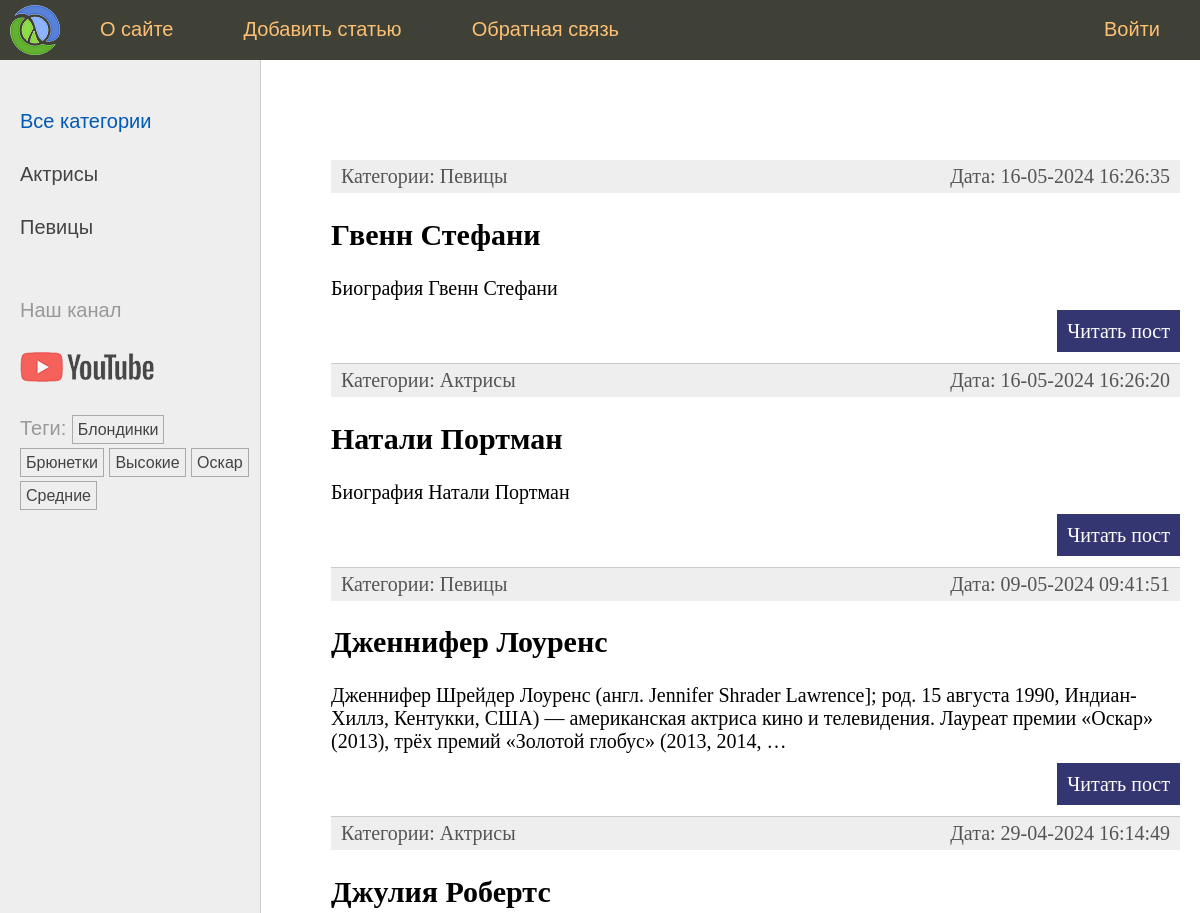
Before: / (upper part) with the older database file.
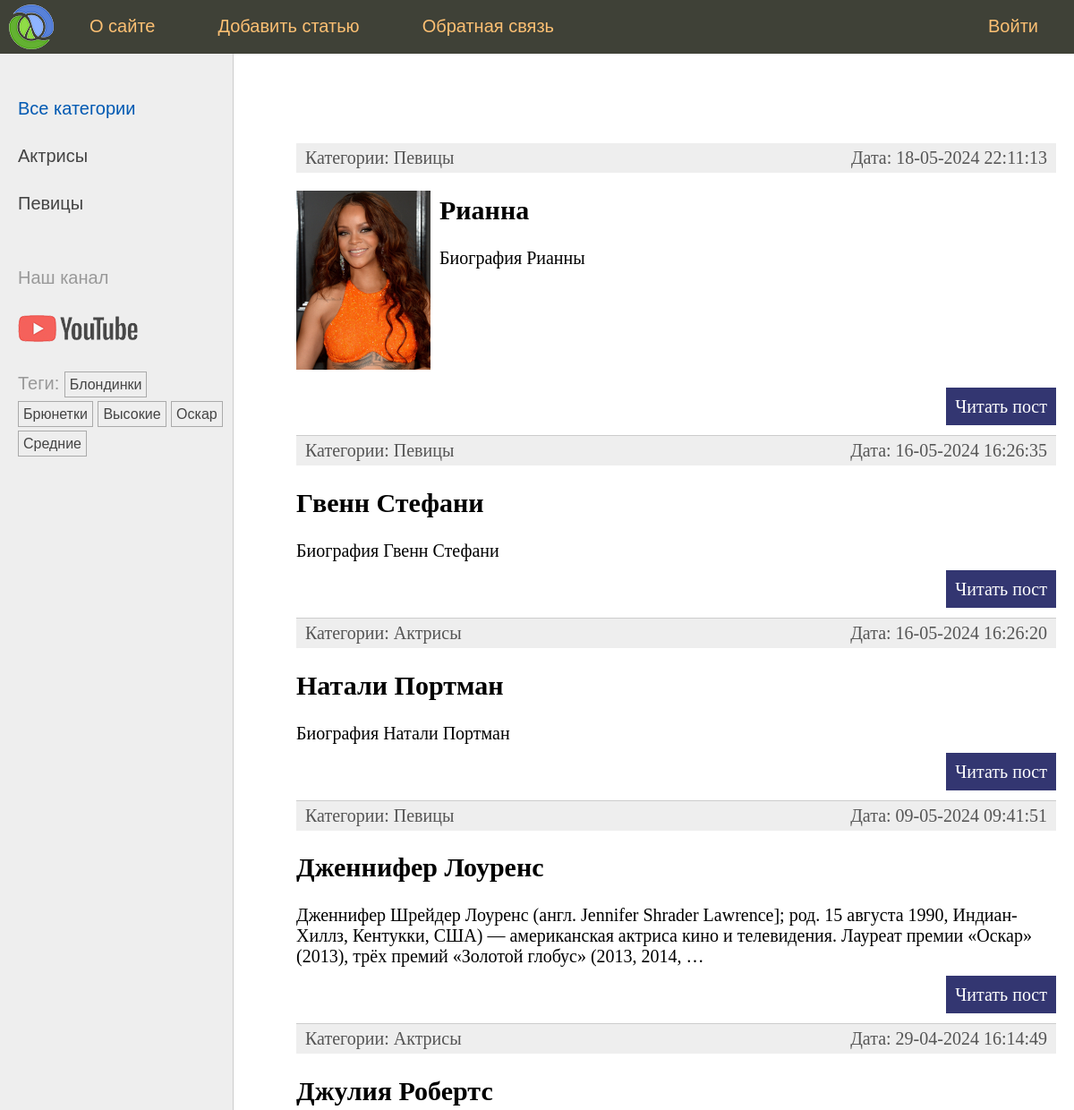
After: the same page with the newer database file.
### women/models.py (models this page shows, shortened)
class Category(models.Model):
    name = models.CharField(max_length=100, db_index=True, verbose_name="Категория")
    slug = models.SlugField(max_length=255, db_index=True, unique=True, verbose_name="Slug")
    class Meta:
        verbose_name = "Категория"
        verbose_name_plural = "Категории"
    def get_absolute_url(self):
        return reverse('category', kwargs={'cat_slug': self.slug})

class TagPost(models.Model):
    tag = models.CharField(max_length=100, db_index=True)
    slug = models.SlugField(max_length=255, unique=True, db_index=True)
    def get_absolute_url(self):
        return reverse('tag', kwargs={'tag_slug': self.slug})

class Women(models.Model):
    class Status(models.IntegerChoices):
        DRAFT = 0, "Черновик"
        PUBLISHED = 1, "Опубликовано"
    title = models.CharField(max_length=255, verbose_name="Заголовок")
    content = models.TextField(blank=True, verbose_name="Текст статьи")
    slug = models.SlugField(max_length=255, unique=True, db_index=True, verbose_name="Slug")
    photo = models.ImageField(upload_to='photos/%Y/%m/%d', default=None, blank=True, null=True, verbose_name="Фото")
    time_create = models.DateTimeField(auto_now_add=True, verbose_name="Время создания")
    time_update = models.DateTimeField(auto_now=True, verbose_name="Время изменения")
    is_published = models.BooleanField(choices=tuple(map(lambda x: (bool(x[0]), x[1]), Status.choices)),
                                       default=Status.DRAFT, verbose_name="Статус")
    cat = models.ForeignKey(to='Category', on_delete=models.PROTECT, related_name='posts', verbose_name="Категории")
    tags = models.ManyToManyField(to='TagPost', blank=True, related_name='womens', verbose_name="Теги")
    husband = models.OneToOneField(to='Husband', on_delete=models.SET_NULL, blank=True, null=True,
                                   related_name='woman', verbose_name="Муж")
    objects = models.Manager()
    published = PublishedManager()
    class Meta:
        verbose_name = "Известные женщины"
        verbose_name_plural = "Известные женщины"
        ordering = ["-time_create"]
        indexes = [
            models.Index(fields=["-time_create"])
        ]
    def get_absolute_url(self):
        return reverse('post', kwargs={'post_slug': self.slug})

### women/views.py (the view)
# urls.py: path("", views.index, name='home'),
def index(request: HttpRequest) -> HttpResponse:
    posts = Women.published.all().select_related("cat")
    data = {
        "title": "Главная страница",
        "menu": menu,
        "posts": posts,
        "cat_selected": 0,
    }
    return render(request, "women/index.html", context=data)

### women/models.py (called while the page is built)
    def get_queryset(self):
        return super().get_queryset().filter(is_published=Women.Status.PUBLISHED)

### women/templatetags/women_tags.py (called while the page is built)
@register.inclusion_tag('women/list_categories.html')
def show_category(cat_selected=0):
    cats = Category.objects.annotate(total=Count("posts")).filter(total__gt=0)
    return {'cats': cats, 'cat_selected': cat_selected}

@register.inclusion_tag('women/list_tags.html')
def show_tags():
    return {'tags': TagPost.objects.annotate(total=Count("womens")).filter(total__gt=0)}

### women/templates/women/index.html (shortened to what this page needs)
{% extends 'base.html' %}
{% block content %}
<ul class="list-articles">
	{% for p in posts %}
			<li><div class="article-panel">
        <p class="first">Категории: {{p.cat.name}}</p>
        <p class="last">Дата: {{p.time_update|date:"d-m-Y H:i:s"}}</p>
      </div>
        {% if p.photo %}
        <p><img class="img-article-left thumb" src="{{ p.photo.url }}"></p>
        {% endif %}
        <h2>{{p.title}}</h2>
	{% autoescape off %}
	{{p.content|linebreaks|truncatewords:"30"}}
	{% endautoescape %}
			<p class="link-read-post"><a href="{{ p.get_absolute_url }}">Читать пост</a></p>
			</li>
	{% endfor %}
</ul>
{% endblock %}

### women/templates/women/list_categories.html
{% for cat in cats %}
{% if cat.id == cat_selected %}
<li class="selected">{{cat.name}}</li>
{% else %}
<li><a href="{{ cat.get_absolute_url }}">{{cat.name}}</a></li>
{% endif %}
{% endfor %}

### women/templates/women/list_tags.html
{% if tags %}
<ul class="tags-list">
    <li>Теги:</li>
    {% for t in tags %}
    <li><a href="{{ t.get_absolute_url }}">{{t.tag}}</a></li>
    {% endfor %}
</ul>
{% endif %}

Changed rows visible on the page:
added Women: cat.name "Певицы", time_update "18-05-2024 22:11:13", photo (picture), title "Рианна", content "Биография Рианны"
